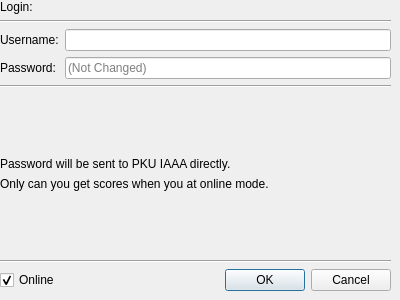
<?xml version="1.0" encoding="UTF-8"?>
<ui version="4.0">
 <class>LoginDialog</class>
 <widget class="QDialog" name="LoginDialog">
  <property name="geometry">
   <rect>
    <x>0</x>
    <y>0</y>
    <width>400</width>
    <height>300</height>
   </rect>
  </property>
  <property name="minimumSize">
   <size>
    <width>400</width>
    <height>300</height>
   </size>
  </property>
  <property name="focusPolicy">
   <enum>Qt::TabFocus</enum>
  </property>
  <property name="windowTitle">
   <string>Login</string>
  </property>
  <property name="modal">
   <bool>true</bool>
  </property>
  <widget class="QWidget" name="verticalLayoutWidget">
   <property name="geometry">
    <rect>
     <x>0</x>
     <y>0</y>
     <width>391</width>
     <height>291</height>
    </rect>
   </property>
   <layout class="QVBoxLayout" name="verticalLayout">
    <item>
     <widget class="QLabel" name="label">
      <property name="text">
       <string>Login:</string>
      </property>
     </widget>
    </item>
    <item>
     <widget class="Line" name="line_3">
      <property name="orientation">
       <enum>Qt::Horizontal</enum>
      </property>
     </widget>
    </item>
    <item>
     <layout class="QFormLayout" name="formLayout">
      <item row="1" column="0">
       <widget class="QLabel" name="label_2">
        <property name="text">
         <string>Password:</string>
        </property>
       </widget>
      </item>
      <item row="1" column="1">
       <widget class="QLineEdit" name="passwordEdit">
        <property name="echoMode">
         <enum>QLineEdit::Password</enum>
        </property>
        <property name="placeholderText">
         <string>(Not Changed)</string>
        </property>
       </widget>
      </item>
      <item row="0" column="1">
       <widget class="QLineEdit" name="usernameEdit"/>
      </item>
      <item row="0" column="0">
       <widget class="QLabel" name="label_3">
        <property name="text">
         <string>Username:</string>
        </property>
       </widget>
      </item>
     </layout>
    </item>
    <item>
     <widget class="Line" name="line">
      <property name="orientation">
       <enum>Qt::Horizontal</enum>
      </property>
     </widget>
    </item>
    <item>
     <spacer name="verticalSpacer">
      <property name="orientation">
       <enum>Qt::Vertical</enum>
      </property>
      <property name="sizeHint" stdset="0">
       <size>
        <width>20</width>
        <height>40</height>
       </size>
      </property>
     </spacer>
    </item>
    <item>
     <widget class="QLabel" name="label_4">
      <property name="text">
       <string>Password will be sent to PKU IAAA directly.</string>
      </property>
     </widget>
    </item>
    <item>
     <widget class="QLabel" name="label_5">
      <property name="text">
       <string>Only can you get scores when you at online mode.</string>
      </property>
     </widget>
    </item>
    <item>
     <spacer name="verticalSpacer_2">
      <property name="orientation">
       <enum>Qt::Vertical</enum>
      </property>
      <property name="sizeHint" stdset="0">
       <size>
        <width>20</width>
        <height>40</height>
       </size>
      </property>
     </spacer>
    </item>
    <item>
     <widget class="Line" name="line_2">
      <property name="orientation">
       <enum>Qt::Horizontal</enum>
      </property>
     </widget>
    </item>
    <item>
     <layout class="QHBoxLayout" name="horizontalLayout">
      <item>
       <widget class="QCheckBox" name="onlineCheckBox">
        <property name="text">
         <string>Online</string>
        </property>
        <property name="checked">
         <bool>true</bool>
        </property>
       </widget>
      </item>
      <item>
       <widget class="QDialogButtonBox" name="buttonBox">
        <property name="orientation">
         <enum>Qt::Horizontal</enum>
        </property>
        <property name="standardButtons">
         <set>QDialogButtonBox::Cancel|QDialogButtonBox::Ok</set>
        </property>
       </widget>
      </item>
     </layout>
    </item>
   </layout>
  </widget>
 </widget>
 <resources/>
 <connections>
  <connection>
   <sender>buttonBox</sender>
   <signal>rejected()</signal>
   <receiver>LoginDialog</receiver>
   <slot>reject()</slot>
   <hints>
    <hint type="sourcelabel">
     <x>316</x>
     <y>260</y>
    </hint>
    <hint type="destinationlabel">
     <x>286</x>
     <y>274</y>
    </hint>
   </hints>
  </connection>
  <connection>
   <sender>buttonBox</sender>
   <signal>accepted()</signal>
   <receiver>LoginDialog</receiver>
   <slot>accept()</slot>
   <hints>
    <hint type="sourcelabel">
     <x>248</x>
     <y>254</y>
    </hint>
    <hint type="destinationlabel">
     <x>157</x>
     <y>274</y>
    </hint>
   </hints>
  </connection>
 </connections>
</ui>
